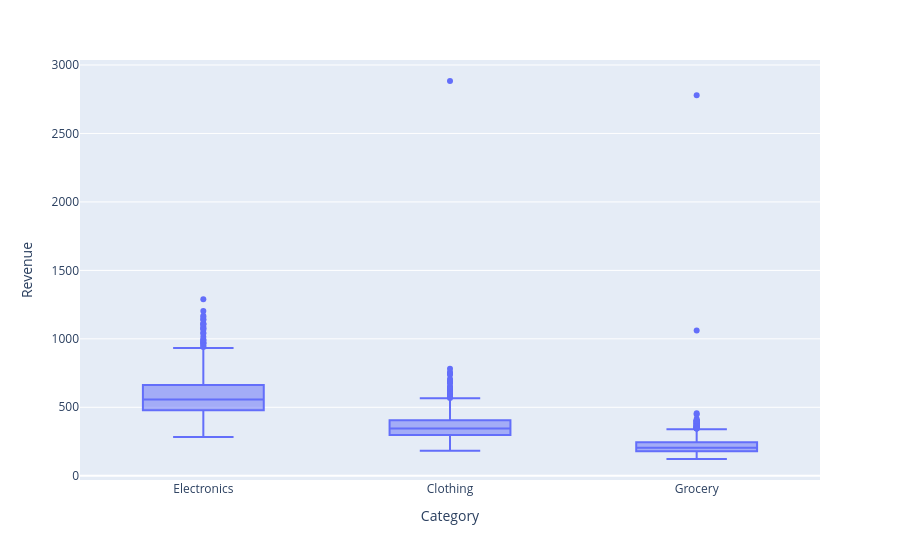

Notebook source saved alongside this figure:
### Code cell
# task6
fig = px.box(df, x="Category", y="Revenue", hover_data=["Date", "City"])
fig.show()

# Code cell (Remove outliers)
category_mean = df.groupby("Category")["Revenue"].transform("mean")
clean = df[df["Revenue"] <= 3 * category_mean]
print("Rows removed:", len(df) - len(clean))

### Figure 1 — Plotly figure (JSON) as saved in the notebook; plotly's stock layout.template omitted (floating-point values rounded to 4 significant figures; data arrays with more than 128 entries replaced by an {"elided": "..."} marker saying what was removed)
{"data": [{"alignmentgroup": "True", "customdata": {"elided": "3285x2 str values"}, "hovertemplate": "Category=%{x}<br>Revenue=%{y}<br>Date=%{customdata[0]}<br>City=%{customdata[1]}<extra></extra>", "legendgroup": "", "marker": {"color": "#636efa"}, "name": "", "notched": false, "offsetgroup": "", "orientation": "v", "showlegend": false, "type": "box", "x": {"elided": "3285 str values"}, "x0": " ", "xaxis": "x", "y": {"elided": "3285 float values"}, "y0": " ", "yaxis": "y"}], "layout": {"boxmode": "group", "legend": {"tracegroupgap": 0}, "margin": {"t": 60}, "xaxis": {"anchor": "y", "domain": [0, 1], "title": {"text": "Category"}}, "yaxis": {"anchor": "x", "domain": [0, 1], "title": {"text": "Revenue"}}}}
